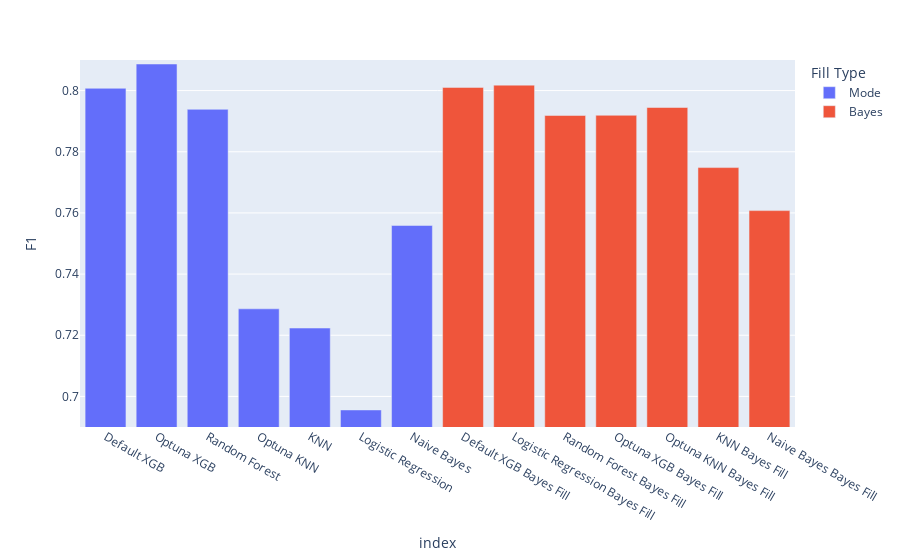

This figure's notebook cell:
### Code cell
px.bar(aux, x='index', y='F1', color='Fill Type', range_y=[0.69, 0.81])

### Figure 1 — Plotly figure (JSON) as saved in the notebook; plotly's stock layout.template omitted (floating-point values rounded to 4 significant figures)
{"data": [{"alignmentgroup": "True", "hovertemplate": "Fill Type=Mode<br>index=%{x}<br>F1=%{y}<extra></extra>", "legendgroup": "Mode", "marker": {"color": "#636efa", "pattern": {"shape": ""}}, "name": "Mode", "offsetgroup": "Mode", "orientation": "v", "showlegend": true, "textposition": "auto", "type": "bar", "x": ["Default XGB", "Optuna XGB", "Random Forest", "Optuna KNN", "KNN", "Logistic Regression", "Naive Bayes"], "xaxis": "x", "y": [0.8007, 0.8087, 0.7939, 0.7286, 0.7224, 0.6956, 0.7559], "yaxis": "y"}, {"alignmentgroup": "True", "hovertemplate": "Fill Type=Bayes<br>index=%{x}<br>F1=%{y}<extra></extra>", "legendgroup": "Bayes", "marker": {"color": "#EF553B", "pattern": {"shape": ""}}, "name": "Bayes", "offsetgroup": "Bayes", "orientation": "v", "showlegend": true, "textposition": "auto", "type": "bar", "x": ["Default XGB Bayes Fill", "Logistic Regression Bayes Fill", "Random Forest Bayes Fill", "Optuna XGB Bayes Fill", "Optuna KNN Bayes Fill", "KNN Bayes Fill", "Naive Bayes Bayes Fill"], "xaxis": "x", "y": [0.801, 0.8018, 0.7919, 0.7919, 0.7945, 0.7748, 0.7608], "yaxis": "y"}], "layout": {"barmode": "relative", "legend": {"title": {"text": "Fill Type"}, "tracegroupgap": 0}, "margin": {"t": 60}, "xaxis": {"anchor": "y", "domain": [0, 1], "title": {"text": "index"}}, "yaxis": {"anchor": "x", "domain": [0, 1], "range": [0.69, 0.81], "title": {"text": "F1"}}}}
